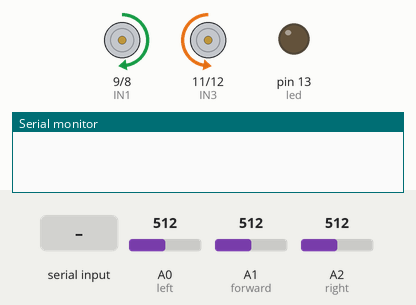
Simulated run of this sketch. Board: Arduino Uno, built with avr-gcc and run on an emulated ATmega328P. Parts: motor-driver pin pairs drawn as motors (green arrow = first pin HIGH = forward, orange = second pin HIGH = backward, longer = more drive, scaled by the enable pin), output pins drawn as LEDs (lit = HIGH), the last lines printed to the serial monitor. Inputs (shaded band) come from the test bench; at power-on: A1 (forward) = 512, A0 (left) = 512, A2 (right) = 512.

Above: at 1.9 s.
2.0 s: "a" received over the second serial link
At 3.2 s:
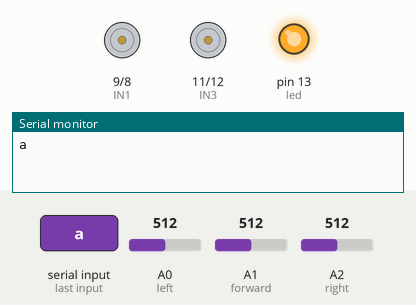
3.7 s: A1 (forward) set to 203
8.1 s: A1 (forward) set to 166
At 9.4 s:
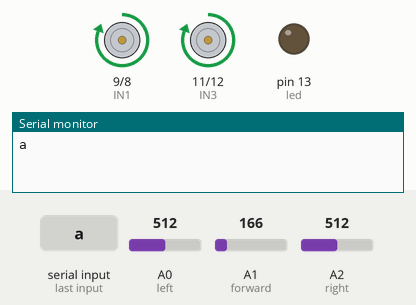
9.7 s: A0 (left) set to 716
At 10.0 s:
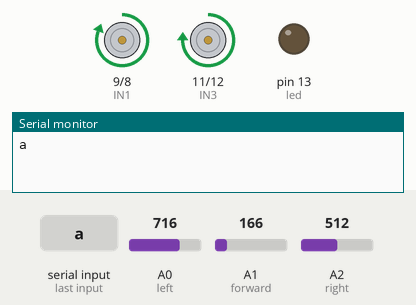
11.3 s: A2 (right) set to 0
At 11.8 s:
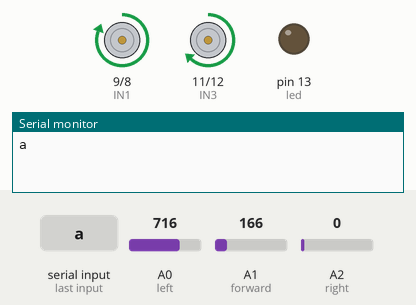
12.9 s: A1 (forward) set to 306
At 13.16 s:
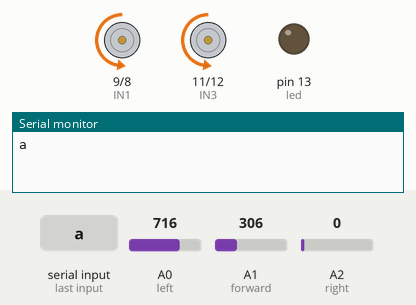
Timing chart, 0 to 18.3 s (numbered marks = the images above; inputs shaded):
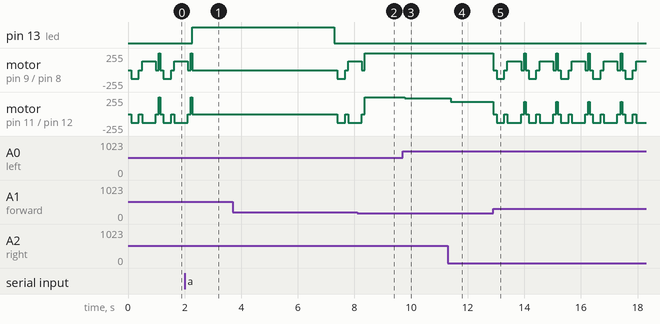

Measured:
- the behaviour switches between 185 and 184 on A1 (forward) (found by bisection; images 1 and 2)
- after the input at 2.0 s, pin 13 (led): LOW → HIGH after 0.27 s; motor on pin 9 (IN1) / pin 8 (IN2), motor on pin 11 (IN3) / pin 12 (IN4): goes on until 2.3 s, then stays stopped
- after the input at 8.1 s, motor on pin 9 (IN1) / pin 8 (IN2), motor on pin 11 (IN3) / pin 12 (IN4): goes on until 8.4 s, then stays forward 255/255
- after the input at 9.7 s, motor on pin 11 (IN3) / pin 12 (IN4): forward 255/255 → forward 234/255 after 0.08 s
- after the input at 11.3 s, motor on pin 11 (IN3) / pin 12 (IN4): forward 234/255 → forward 183/255 after 0.10 s

The sketch:

AutonomousRobot.ino
```cpp
// AUTHOR: GUILLERMO ALBERTO PEREZ GUILLEN

#include <SoftwareSerial.h>

SoftwareSerial ModuloHC05 (2, 4);  // 2 is the pin RX ARDUINO - TX BT
                                   // 4 is the pin TX ARDUINO - RX BT

//Motor A
int EN1 = 3; //Speed control - EN1
int IN1 = 9; //Direction - IN1
int IN2 = 8; //Direction - IN2

//Motor B
int EN2 = 5; //Speed control - EN2
int IN3 = 11; //Direction - IN3
int IN4 = 12; //Direction - IN4

int error=0;
int dif,difAnt=0;
const float Kp=0.1;
const float Kd=0.1;

int option;
int led = 13;

void setup() {
  Serial.begin(9600);
  ModuloHC05.begin(9600);
  pinMode(led, OUTPUT);
  pinMode(A0, INPUT); //left
  pinMode(A1, INPUT); //forward
  pinMode(A2, INPUT); //right
  pinMode(EN1, OUTPUT);
  pinMode(IN1, OUTPUT);
  pinMode(IN2, OUTPUT);
  pinMode(EN2, OUTPUT);
  pinMode(IN3, OUTPUT);
  pinMode(IN4, OUTPUT);
// Set initial rotation direction
  digitalWrite(IN1, LOW);
  digitalWrite(IN2, LOW);
  digitalWrite(IN3, LOW);
  digitalWrite(IN4, LOW);
  digitalWrite(led, LOW);
}

void loop() {

char option;
float volts1 =  analogRead(A1)*0.0048828125;  // value from sensor * (5/1024)
float distance1 = 9*pow(volts1, -1); // worked out from datasheet graph //GP2Y0A41SK0F - 4 a 30 cm

dif = analogRead(A2) - analogRead(A0);
error = floor(Kp*(dif)+Kd*(difAnt-dif));
difAnt=dif;
int d0 = constrain(255 - error, 0, 255);//left speed
int d1 = constrain(255 + error, 0, 255);//right speed

  if (distance1 <= 10){
    stop();
    delay(100);

    //backward 275 ms
    {
      digitalWrite(IN1, LOW);
      digitalWrite(IN2, HIGH);
      analogWrite(EN1, 128);  // average speed
      digitalWrite(IN3, LOW);
      digitalWrite(IN4, HIGH);
      analogWrite(EN2, 128);  // average speed
    }
    delay(275);
    stop();
    delay(100);

    //turn to the left 90 degrees
      digitalWrite(IN1, HIGH);
      digitalWrite(IN2, LOW);
      analogWrite(EN1, 128);
      digitalWrite(IN3, LOW);
      digitalWrite(IN4, HIGH);
      analogWrite(EN2, 128);
    delay(480);
    stop();
    delay(100);
  }
  //move forward with calculated speeds
      digitalWrite(IN1, HIGH);
      digitalWrite(IN2, LOW);
      analogWrite(EN1, d0);
      digitalWrite(IN3, HIGH);
      digitalWrite(IN4, LOW);
      analogWrite(EN2, d1);
  delay(50);

  if (ModuloHC05.available()){
    //we read the option sent
    option=ModuloHC05.read();
    Serial.write(option);

    if(option=='a') {
      digitalWrite(led, HIGH);
      stop();
      delay(5000);
      digitalWrite(led, LOW);
    }
  }
}

void stop(){
digitalWrite(IN1, LOW);
digitalWrite(IN2, LOW);
digitalWrite(IN3, LOW);
digitalWrite(IN4, LOW);
delay(10);
}
```
